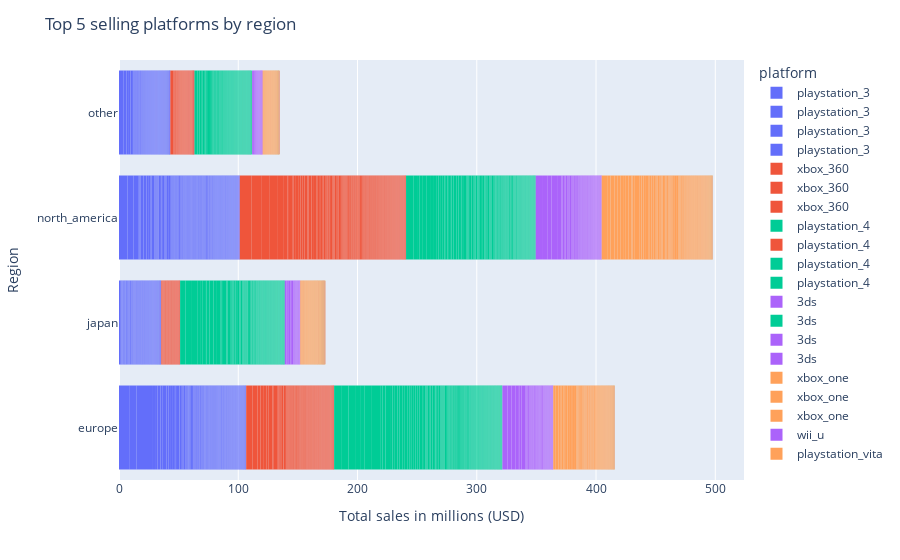

Notebook source saved alongside this figure:
### Code cell
# create individual bar charts
fig_eu = px.bar(df_top_sellers_eu,
                x='eu_sales',
                y='region',
                orientation='h',
                color='platform')

fig_jp = px.bar(df_top_sellers_jp,
                x='jp_sales',
                y='region',
                orientation='h',
                color='platform')

fig_na = px.bar(df_top_sellers_na,
                x='na_sales',
                y='region',
                color='platform')

fig_oth = px.bar(df_top_sellers_oth,
                 x='other_sales',
                 y='region',
                 orientation='h',
                 color='platform')


# merge charts together
additional_figures = [fig_jp, fig_na, fig_oth]
for fig in additional_figures:
    fig_eu.add_traces(fig.data)

fig_eu.update_traces(marker_line_width=0)

# add titles
fig_eu.update_layout(title="Top 5 selling platforms by region",
                     xaxis_title="Total sales in millions (USD)",
                     yaxis_title="Region")
fig_eu.show()

### Figure 1 — Plotly figure (JSON) as saved in the notebook; plotly's stock layout.template omitted (floating-point values rounded to 4 significant figures; data arrays with more than 128 entries replaced by an {"elided": "..."} marker saying what was removed)
{"data": [{"alignmentgroup": "True", "hovertemplate": "platform=playstation_3<br>eu_sales=%{x}<br>region=%{y}<extra></extra>", "legendgroup": "playstation_3", "marker": {"color": "#636efa", "line": {"width": 0}, "pattern": {"shape": ""}}, "name": "playstation_3", "offsetgroup": "playstation_3", "orientation": "h", "showlegend": true, "textposition": "auto", "type": "bar", "x": {"elided": "492 float values"}, "xaxis": "x", "y": {"elided": "492 str values"}, "yaxis": "y"}, {"alignmentgroup": "True", "hovertemplate": "platform=xbox_360<br>eu_sales=%{x}<br>region=%{y}<extra></extra>", "legendgroup": "xbox_360", "marker": {"color": "#EF553B", "line": {"width": 0}, "pattern": {"shape": ""}}, "name": "xbox_360", "offsetgroup": "xbox_360", "orientation": "h", "showlegend": true, "textposition": "auto", "type": "bar", "x": {"elided": "291 float values"}, "xaxis": "x", "y": {"elided": "291 str values"}, "yaxis": "y"}, {"alignmentgroup": "True", "hovertemplate": "platform=playstation_4<br>eu_sales=%{x}<br>region=%{y}<extra></extra>", "legendgroup": "playstation_4", "marker": {"color": "#00cc96", "line": {"width": 0}, "pattern": {"shape": ""}}, "name": "playstation_4", "offsetgroup": "playstation_4", "orientation": "h", "showlegend": true, "textposition": "auto", "type": "bar", "x": {"elided": "392 float values"}, "xaxis": "x", "y": {"elided": "392 str values"}, "yaxis": "y"}, {"alignmentgroup": "True", "hovertemplate": "platform=3ds<br>eu_sales=%{x}<br>region=%{y}<extra></extra>", "legendgroup": "3ds", "marker": {"color": "#ab63fa", "line": {"width": 0}, "pattern": {"shape": ""}}, "name": "3ds", "offsetgroup": "3ds", "orientation": "h", "showlegend": true, "textposition": "auto", "type": "bar", "x": {"elided": "396 float values"}, "xaxis": "x", "y": {"elided": "396 str values"}, "yaxis": "y"}, {"alignmentgroup": "True", "hovertemplate": "platform=xbox_one<br>eu_sales=%{x}<br>region=%{y}<extra></extra>", "legendgroup": "xbox_one", "marker": {"color": "#FFA15A", "line": {"width": 0}, "pattern": {"shape": ""}}, "name": "xbox_one", "offsetgroup": "xbox_one", "orientation": "h", "showlegend": true, "textposition": "auto", "type": "bar", "x": {"elided": "247 float values"}, "xaxis": "x", "y": {"elided": "247 str values"}, "yaxis": "y"}, {"alignmentgroup": "True", "hovertemplate": "platform=playstation_3<br>jp_sales=%{x}<br>region=%{y}<extra></extra>", "legendgroup": "playstation_3", "marker": {"color": "#636efa", "line": {"width": 0}, "pattern": {"shape": ""}}, "name": "playstation_3", "offsetgroup": "playstation_3", "orientation": "h", "showlegend": true, "textposition": "auto", "type": "bar", "x": {"elided": "492 float values"}, "xaxis": "x", "y": {"elided": "492 str values"}, "yaxis": "y"}, {"alignmentgroup": "True", "hovertemplate": "platform=playstation_4<br>jp_sales=%{x}<br>region=%{y}<extra></extra>", "legendgroup": "playstation_4", "marker": {"color": "#EF553B", "line": {"width": 0}, "pattern": {"shape": ""}}, "name": "playstation_4", "offsetgroup": "playstation_4", "orientation": "h", "showlegend": true, "textposition": "auto", "type": "bar", "x": {"elided": "392 float values"}, "xaxis": "x", "y": {"elided": "392 str values"}, "yaxis": "y"}, {"alignmentgroup": "True", "hovertemplate": "platform=3ds<br>jp_sales=%{x}<br>region=%{y}<extra></extra>", "legendgroup": "3ds", "marker": {"color": "#00cc96", "line": {"width": 0}, "pattern": {"shape": ""}}, "name": "3ds", "offsetgroup": "3ds", "orientation": "h", "showlegend": true, "textposition": "auto", "type": "bar", "x": {"elided": "396 float values"}, "xaxis": "x", "y": {"elided": "396 str values"}, "yaxis": "y"}, {"alignmentgroup": "True", "hovertemplate": "platform=wii_u<br>jp_sales=%{x}<br>region=%{y}<extra></extra>", "legendgroup": "wii_u", "marker": {"color": "#ab63fa", "line": {"width": 0}, "pattern": {"shape": ""}}, "name": "wii_u", "offsetgroup": "wii_u", "orientation": "h", "showlegend": true, "textposition": "auto", "type": "bar", "x": {"elided": "147 float values"}, "xaxis": "x", "y": {"elided": "147 str values"}, "yaxis": "y"}, {"alignmentgroup": "True", "hovertemplate": "platform=playstation_vita<br>jp_sales=%{x}<br>region=%{y}<extra></extra>", "legendgroup": "playstation_vita", "marker": {"color": "#FFA15A", "line": {"width": 0}, "pattern": {"shape": ""}}, "name": "playstation_vita", "offsetgroup": "playstation_vita", "orientation": "h", "showlegend": true, "textposition": "auto", "type": "bar", "x": {"elided": "411 float values"}, "xaxis": "x", "y": {"elided": "411 str values"}, "yaxis": "y"}, {"alignmentgroup": "True", "hovertemplate": "platform=playstation_3<br>na_sales=%{x}<br>region=%{y}<extra></extra>", "legendgroup": "playstation_3", "marker": {"color": "#636efa", "line": {"width": 0}, "pattern": {"shape": ""}}, "name": "playstation_3", "offsetgroup": "playstation_3", "orientation": "h", "showlegend": true, "textposition": "auto", "type": "bar", "x": {"elided": "492 float values"}, "xaxis": "x", "y": {"elided": "492 str values"}, "yaxis": "y"}, {"alignmentgroup": "True", "hovertemplate": "platform=xbox_360<br>na_sales=%{x}<br>region=%{y}<extra></extra>", "legendgroup": "xbox_360", "marker": {"color": "#EF553B", "line": {"width": 0}, "pattern": {"shape": ""}}, "name": "xbox_360", "offsetgroup": "xbox_360", "orientation": "h", "showlegend": true, "textposition": "auto", "type": "bar", "x": {"elided": "291 float values"}, "xaxis": "x", "y": {"elided": "291 str values"}, "yaxis": "y"}, {"alignmentgroup": "True", "hovertemplate": "platform=playstation_4<br>na_sales=%{x}<br>region=%{y}<extra></extra>", "legendgroup": "playstation_4", "marker": {"color": "#00cc96", "line": {"width": 0}, "pattern": {"shape": ""}}, "name": "playstation_4", "offsetgroup": "playstation_4", "orientation": "h", "showlegend": true, "textposition": "auto", "type": "bar", "x": {"elided": "392 float values"}, "xaxis": "x", "y": {"elided": "392 str values"}, "yaxis": "y"}, {"alignmentgroup": "True", "hovertemplate": "platform=3ds<br>na_sales=%{x}<br>region=%{y}<extra></extra>", "legendgroup": "3ds", "marker": {"color": "#ab63fa", "line": {"width": 0}, "pattern": {"shape": ""}}, "name": "3ds", "offsetgroup": "3ds", "orientation": "h", "showlegend": true, "textposition": "auto", "type": "bar", "x": {"elided": "396 float values"}, "xaxis": "x", "y": {"elided": "396 str values"}, "yaxis": "y"}, {"alignmentgroup": "True", "hovertemplate": "platform=xbox_one<br>na_sales=%{x}<br>region=%{y}<extra></extra>", "legendgroup": "xbox_one", "marker": {"color": "#FFA15A", "line": {"width": 0}, "pattern": {"shape": ""}}, "name": "xbox_one", "offsetgroup": "xbox_one", "orientation": "h", "showlegend": true, "textposition": "auto", "type": "bar", "x": {"elided": "247 float values"}, "xaxis": "x", "y": {"elided": "247 str values"}, "yaxis": "y"}, {"alignmentgroup": "True", "hovertemplate": "platform=playstation_3<br>other_sales=%{x}<br>region=%{y}<extra></extra>", "legendgroup": "playstation_3", "marker": {"color": "#636efa", "line": {"width": 0}, "pattern": {"shape": ""}}, "name": "playstation_3", "offsetgroup": "playstation_3", "orientation": "h", "showlegend": true, "textposition": "auto", "type": "bar", "x": {"elided": "492 float values"}, "xaxis": "x", "y": {"elided": "492 str values"}, "yaxis": "y"}, {"alignmentgroup": "True", "hovertemplate": "platform=xbox_360<br>other_sales=%{x}<br>region=%{y}<extra></extra>", "legendgroup": "xbox_360", "marker": {"color": "#EF553B", "line": {"width": 0}, "pattern": {"shape": ""}}, "name": "xbox_360", "offsetgroup": "xbox_360", "orientation": "h", "showlegend": true, "textposition": "auto", "type": "bar", "x": {"elided": "291 float values"}, "xaxis": "x", "y": {"elided": "291 str values"}, "yaxis": "y"}, {"alignmentgroup": "True", "hovertemplate": "platform=playstation_4<br>other_sales=%{x}<br>region=%{y}<extra></extra>", "legendgroup": "playstation_4", "marker": {"color": "#00cc96", "line": {"width": 0}, "pattern": {"shape": ""}}, "name": "playstation_4", "offsetgroup": "playstation_4", "orientation": "h", "showlegend": true, "textposition": "auto", "type": "bar", "x": {"elided": "392 float values"}, "xaxis": "x", "y": {"elided": "392 str values"}, "yaxis": "y"}, {"alignmentgroup": "True", "hovertemplate": "platform=3ds<br>other_sales=%{x}<br>region=%{y}<extra></extra>", "legendgroup": "3ds", "marker": {"color": "#ab63fa", "line": {"width": 0}, "pattern": {"shape": ""}}, "name": "3ds", "offsetgroup": "3ds", "orientation": "h", "showlegend": true, "textposition": "auto", "type": "bar", "x": {"elided": "396 float values"}, "xaxis": "x", "y": {"elided": "396 str values"}, "yaxis": "y"}, {"alignmentgroup": "True", "hovertemplate": "platform=xbox_one<br>other_sales=%{x}<br>region=%{y}<extra></extra>", "legendgroup": "xbox_one", "marker": {"color": "#FFA15A", "line": {"width": 0}, "pattern": {"shape": ""}}, "name": "xbox_one", "offsetgroup": "xbox_one", "orientation": "h", "showlegend": true, "textposition": "auto", "type": "bar", "x": {"elided": "247 float values"}, "xaxis": "x", "y": {"elided": "247 str values"}, "yaxis": "y"}], "layout": {"barmode": "relative", "legend": {"title": {"text": "platform"}, "tracegroupgap": 0}, "margin": {"t": 60}, "title": {"text": "Top 5 selling platforms by region"}, "xaxis": {"anchor": "y", "domain": [0, 1], "title": {"text": "Total sales in millions (USD)"}}, "yaxis": {"anchor": "x", "domain": [0, 1], "title": {"text": "Region"}}}}
